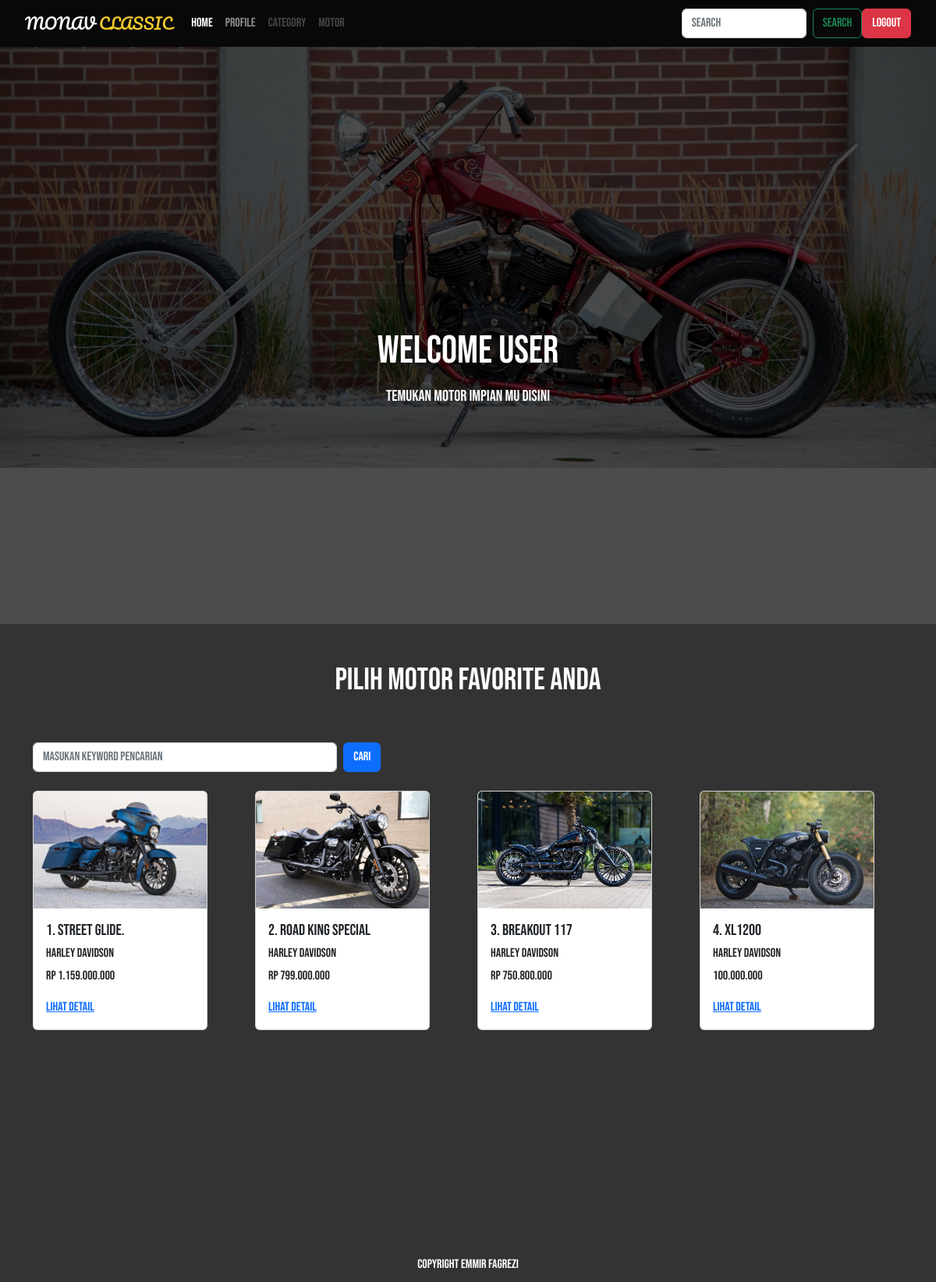
The app's page /user/index.php with its own data.
### tables this page shows
CREATE TABLE `motor` (
  `id_motor` int NOT NULL,
  `model` varchar(255) NOT NULL,
  `merek` varchar(255) NOT NULL,
  `harga` varchar(255) NOT NULL,
  `foto` varchar(255) NOT NULL
);

### function/functions.php (called while the page is built, shortened)
<?php
function koneksi()
{
    $db = mysqli_connect('localhost', 'root', '', 'pw2024_tubes_233040054')  or die('koneksi ke DB gagal');
    return $db;
}
function query($sql)
{
    $conn = koneksi();
    $result = mysqli_query($conn, $sql) or die(mysqli_error($conn));
    $rows = [];
    while ($row = mysqli_fetch_assoc($result)) {
        $rows[] = $row;
    }
    return $rows;
}

### user/index.php (the view, shortened to what this page needs)
<?php
include '../function/functions.php';
$motor = query("SELECT * FROM motor");
?>
<!doctype html>
<html lang="en">
<head>
    <link href="https://cdn.jsdelivr.net/npm/bootstrap@5.2.3/dist/css/bootstrap.min.css" rel="stylesheet">
</head>
<body>
    <nav class="navbar navbar-expand-lg navbar-dark fixed-top">
        <div class="container-fluid">
            <a class="navbar-brand" href="#">MONAV <span>CLASSIC</span></a>
            <div class="collapse navbar-collapse" id="navbarSupportedContent">
                <ul class="navbar-nav me-auto mb-2 mb-lg-0">
                    <li class="nav-item">
                        <a class="nav-link active" aria-current="page" href="#">home</a>
                    </li>
                    <li class="nav-item">
                        <a class="nav-link" href="#">profile</a>
                    </li>
                    <li class="nav-item">
                        <a class="nav-link disabled">category</a>
                    </li>
                    <li class="nav-item">
                        <a class="nav-link disabled">motor</a>
                    </li>
                </ul>
                <form class="d-flex" role="search">
                    <input class="form-control me-2" type="search" placeholder="Search" aria-label="Search">
                    <button class="btn btn-outline-success" type="submit">Search</button>
                    <a class="btn btn-danger" href="../login/logout.php" role="button">logout</a>
                </form>
            </div>
        </div>
    </nav>
    <section>
        <div id="carouselExampleSlidesOnly" class="carousel slide" data-bs-ride="carousel">
            <div class="carousel-inner">
                <div class="carousel-item active">
                    <img src="galery/slide6.jpg" class="d-block w-100" alt="...">
                    <div class="carousel-caption d-none d-md-block" style="z-index: 2; position: absolute; top: 50%; bottom:-50%">
                        <h5>WELCOME USER</h5>
                        <p>Temukan motor impian mu disini</p>
                    </div>
                </div>
            </div>
        </div>
    </section>
    <section class="dashbor min-vh-100 pt-5 pb-5 dashboard">
        <h1 class="text-center text-white">PILIH MOTOR FAVORITE ANDA</h1>
        <div class="container pt-5 ">
            <form class="d-flex mb-4" role="search" action="" method="post" style="width:40%;">
                <input class="form-control me-2" type="search" aria-label="search" name="keyword" size="40" placeholder="masukan keyword pencarian" autocomplete="off" autofocus>
                <button class="btn btn-primary" type="submit" name="cari">Cari</button>
            </form>
            <div class="row gy-4 ">
                <?php $i = 1;
                foreach ($motor as $mtr) : ?>
                    <div class="col-md-3">
                        <div class="card" style="width: 14rem;">
                            <img src="../admin/galery/<?= $mtr['foto'] ?>" class="card-img-top" alt="..." style="height: 150px; object-fit: cover;">
                            <div class="card-body">
                                <h5 class="card-title"><?= $i++ ?>. <?= $mtr['model'] ?></h5>
                                <h6 class="card-title"><?= $mtr['merek'] ?></h6>
                                <p class="card-text">
                                    <td><?= $mtr['harga'] ?></td>
                                </p>
                                <a href="details.php?id=<?= $mtr['id_motor']; ?>">lihat detail</a>
                            </div>
                        </div>
                    </div>
                <?php endforeach; ?>
            </div>
        </div>
    </section>
    <footer>copyright emmir fagrezi</footer>
</body>
</html

### user/index.php (style rules this page uses)
* { font-family: "Bebas Neue", sans-serif; margin: 0; padding: 0; }
.navbar { position: fixed; background-color: #080808; padding: 10px 20px; }
.navbar-brand span { color: #f0c929; font-family: "Pacifico", cursive; }
.navbar-brand { font-family: "Pacifico", cursive; }
.dashboard { background-color: #333333; width: 100%; }
.carousel-item { height: 100vh; }
.carousel-inner::before { content: ''; position: absolute; top: 0; left: 0; right: 0; bottom: 0; background-color: rgba(0, 0, 0, 0.7); z-index: 1; }
.carousel-caption h5 { color: white; font-size: 50px; text-transform: uppercase; }
.carousel-caption p { color: white; width: 60%; margin: auto; font-size: 20px; line-height: 2; }
footer { background-color: #333; color: white; text-align: center; padding: 10px; bottom: 0; width: 100%; }

### records on screen
motor: foto (picture), model "STREET GLIDE.", merek "HARLEY DAVIDSON", harga "RP 1.159.000.000"
motor: foto (picture), model "ROAD KING SPECIAL", merek "HARLEY DAVIDSON", harga "RP 799.000.000"
motor: foto (picture), model "BREAKOUT 117", merek "HARLEY DAVIDSON", harga "RP 750.800.000"
motor: foto (picture), model "XL1200", merek "HARLEY DAVIDSON", harga "100.000.000"
